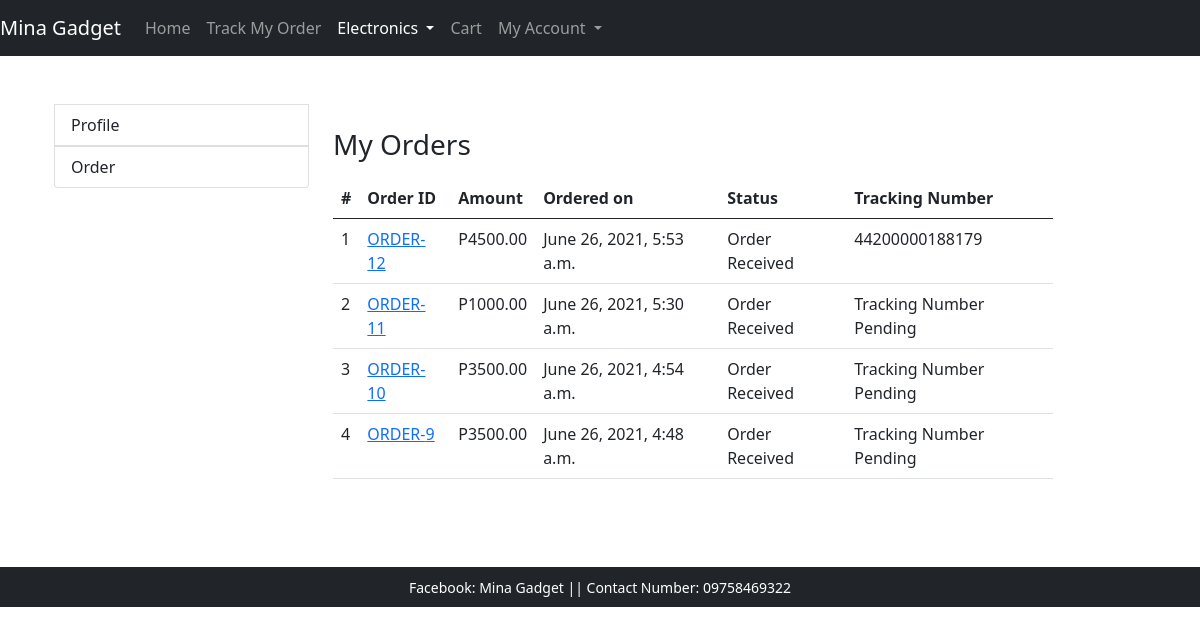
Page /order/ (signed in) on the committed database.
### ecomapp/models.py (models this page shows, shortened)
class Order(models.Model):
    cart = models.OneToOneField(Cart, on_delete=models.CASCADE)
    fullname = models.CharField(max_length=200)
    barangay = models.CharField(max_length=200, null=True, blank=True)
    street = models.CharField(max_length=200, null=True, blank=True)
    city = models.CharField(max_length=200, null=True, blank=True)
    province = models.CharField(max_length=200, null=True, blank=True)
    postal = models.IntegerField(null=True, blank=True)
    mobile = models.CharField(max_length=11)
    email = models.EmailField(null=True, blank=True)
    subtotal = models.PositiveIntegerField()
    discount = models.PositiveIntegerField()
    total = models.PositiveIntegerField()
    order_status = models.CharField(max_length=50, choices=ORDER_STATUS)
    created_at = models.DateTimeField(auto_now_add=True)
    payment_completed = models.BooleanField(default=False, null=True, blank=True)
    number = models.CharField(max_length=20)
    transaction_id = models.CharField(max_length=255)

### ecomapp/views.py (the view)
# urls.py: path("order/", MyOrderView.as_view(), name="orderprofile"),
class MyOrderView(TemplateView):
    template_name = "order.html"
    def dispatch(self, request, *args, **kwargs):
        if request.user.is_authenticated and Customer.objects.filter(user=request.user).exists():
            pass
        else:
            return redirect("/login/?next=/profile/")
        return super().dispatch(request, *args, **kwargs)
    def get_context_data(self, **kwargs):
        context = super().get_context_data(**kwargs)
        customer = self.request.user.customer
        context['customer'] = customer
        orders = Order.objects.filter(cart__customer=customer).order_by("-id")
        context["orders"] = orders
        return context

### templates/order.html (shortened to what this page needs)
{% extends 'base.html' %}
{% block content %}
<div class="container my-5">
    <div class="row">
        <div class="col-md-3">
             <div class="list-group">
                <div class="dropdown show">
                    <a class="list-group-item list-group-item-action " role="button" id="dropdownMenuLink" data-toggle="dropdown" aria-haspopup="true" aria-expanded="false">Profile</a>
                </div>
                <a href="{% url 'ecomapp:orderprofile' %}" class="list-group-item list-group-item-action" aria-current="true">Order</a>
             </div>
        </div>
        <div class="col-md-8 my-4">
            <h3>My Orders</h3>
            <table class="table my-3">
                <thead>
                    <tr>
                        <th>#</th>
                        <th>Order ID</th>
                        <th>Amount</th>
                        <th>Ordered on</th>
                        <th>Status</th>
                        <th>Tracking Number</th>
                    </tr>
                </thead>
                <tbody>
                    {% for ord in orders %}
                    <tr>
                        <td>{{forloop.counter}}</td>
                        <td><a href="{% url 'ecomapp:customerorderdetail' ord.pk %}"> ORDER-{{ord.id}}</a></td>
                        <td>P{{ord.total}}.00</td>
                        <td>{{ord.created_at}}</td>
                        <td>{{ord.order_status}}</td>
                        {% if ord.number %}
                            <td>{{ord.number}}</td>
                        {% else %}
                            <td>Tracking Number Pending</td>
                        {% endif %}
                    </tr>
                    {% endfor %}
                </tbody>
            </table>
        </div>
    </div>
</div>
{% endblock %}

### rows in the picture
Order: id "12", total "4500", created_at "June 26, 2021, 5:53 a.m.", order_status "Order Received", number "44200000188179"
Order: id "11", total "1000", created_at "June 26, 2021, 5:30 a.m.", order_status "Order Received", number "Tracking Number Pending"
Order: id "10", total "3500", created_at "June 26, 2021, 4:54 a.m.", order_status "Order Received", number "Tracking Number Pending"
Order: id "9", total "3500", created_at "June 26, 2021, 4:48 a.m.", order_status "Order Received", number "Tracking Number Pending"
